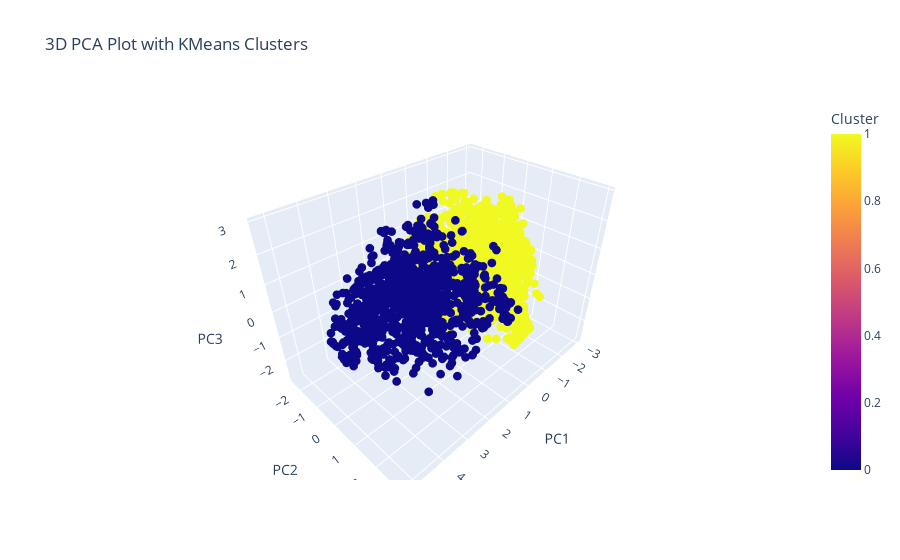

Source (notebook cell):
### Code cell
from sklearn.cluster import KMeans
from sklearn.decomposition import PCA
from mpl_toolkits.mplot3d import Axes3D

import matplotlib.pyplot as plt

# Fit KMeans with 4 clusters
kmeans_2 = KMeans(n_clusters=2, random_state=42, n_init='auto', init='k-means++')
kmeans_2_labels = kmeans_2.fit_predict(X_train_downsampled)

# Fit PCA with 3 components
pca_3 = PCA(n_components=3)
X_train_pca_3 = pca_3.fit_transform(X_train_downsampled)

# Plot the data in 3D with the principal components as the axes and the cluster labels as the color
fig = plt.figure(figsize=(10, 8))
ax = fig.add_subplot(111, projection='3d')
scatter = ax.scatter(X_train_pca_3[:, 0], X_train_pca_3[:, 1], X_train_pca_3[:, 2], c=kmeans_2_labels, cmap='viridis')

# Add labels and title
ax.set_xlabel('Principal Component 1')
ax.set_ylabel('Principal Component 2')
ax.set_zlabel('Principal Component 3')
ax.set_title('3D PCA Plot with KMeans Clusters')

# Add legend
legend1 = ax.legend(*scatter.legend_elements(), title="Clusters")
ax.add_artist(legend1)

plt.show()
import plotly.express as px

# Create a DataFrame for the PCA components and cluster labels
pca_df = pd.DataFrame(X_train_pca_3, columns=['PC1', 'PC2', 'PC3'])
pca_df['Cluster'] = kmeans_2_labels

# Create an interactive 3D plot with reduced marker size
fig = px.scatter_3d(pca_df, x='PC1', y='PC2', z='PC3', color='Cluster', title='3D PCA Plot with KMeans Clusters')
fig.update_traces(marker=dict(size=3))  # Reduce marker size
fig.show()

### Figure 1 — Plotly figure (JSON) as saved in the notebook; plotly's stock layout.template omitted (floating-point values rounded to 4 significant figures; data arrays with more than 128 entries replaced by an {"elided": "..."} marker saying what was removed)
{"data": [{"hovertemplate": "PC1=%{x}<br>PC2=%{y}<br>PC3=%{z}<br>Cluster=%{marker.color}<extra></extra>", "legendgroup": "", "marker": {"color": {"elided": "2990 int values"}, "coloraxis": "coloraxis", "size": 3, "symbol": "circle"}, "mode": "markers", "name": "", "scene": "scene", "showlegend": false, "type": "scatter3d", "x": {"elided": "2990 float values"}, "y": {"elided": "2990 float values"}, "z": {"elided": "2990 float values"}}], "layout": {"coloraxis": {"colorbar": {"title": {"text": "Cluster"}}, "colorscale": [[0, "#0d0887"], [0.1111, "#46039f"], [0.2222, "#7201a8"], [0.3333, "#9c179e"], [0.4444, "#bd3786"], [0.5556, "#d8576b"], [0.6667, "#ed7953"], [0.7778, "#fb9f3a"], [0.8889, "#fdca26"], [1, "#f0f921"]]}, "legend": {"tracegroupgap": 0}, "scene": {"domain": {"x": [0, 1], "y": [0, 1]}, "xaxis": {"title": {"text": "PC1"}}, "yaxis": {"title": {"text": "PC2"}}, "zaxis": {"title": {"text": "PC3"}}}, "title": {"text": "3D PCA Plot with KMeans Clusters"}}}
